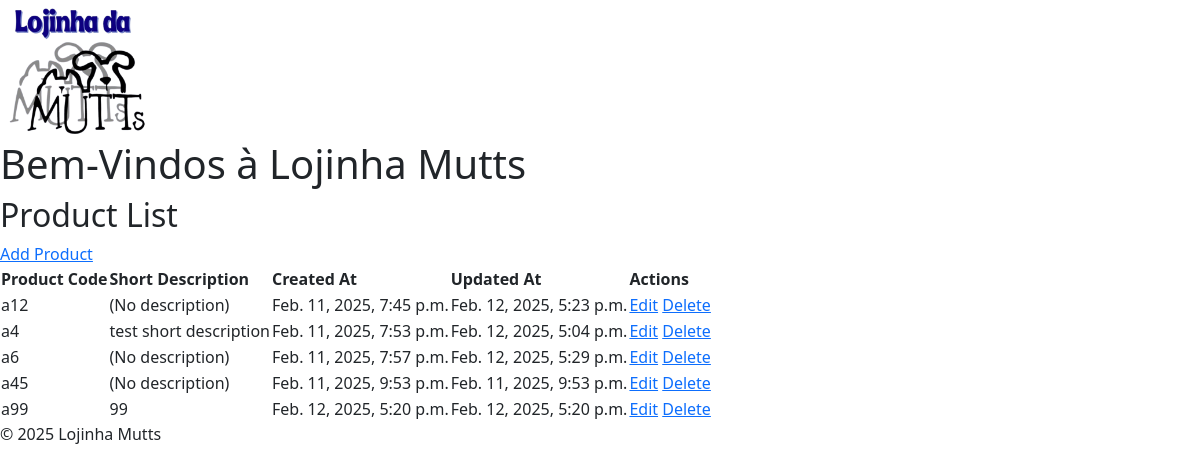
Screenshot of /products/ with the database file from the repository.
### products/models.py (models this page shows, shortened)
class Product(models.Model):
    product_code = models.CharField(max_length=50, unique=True)
    product_short_description = models.CharField(max_length=255, blank=True, null=True)
    product_description_long = models.TextField(blank=True, null=True)
    product_category = models.ForeignKey(Category, on_delete=models.SET_NULL, null=True)
    product_unit_price = models.DecimalField(max_digits=10, decimal_places=2, validators=[MinValueValidator(0)])
    product_stock = models.IntegerField(default=0)
    product_thumbnail_url = models.CharField(max_length=500, blank=True, null=True)
    product_brand = models.CharField(max_length=100, blank=True, null=True)
    product_sku = models.CharField(max_length=100, unique=True)
    product_dimensions = models.CharField(max_length=255, blank=True, null=True)  # Displayed dimension
    product_weight = models.DecimalField(max_digits=10, decimal_places=2, null=True, blank=True)
    product_height = models.DecimalField(max_digits=10, decimal_places=2, validators=[MinValueValidator(0)])
    product_width = models.DecimalField(max_digits=10, decimal_places=2, validators=[MinValueValidator(0)])
    product_length = models.DecimalField(max_digits=10, decimal_places=2, validators=[MinValueValidator(0)])
    product_image_url = models.ImageField(upload_to='products/', blank=True, null=True)
    product_created_at = models.DateTimeField(auto_now_add=True)
    product_updated_at = models.DateTimeField(auto_now=True)
    product_is_active = models.BooleanField(default=True)

### products/views.py (the view)
# urls.py: path('', product_list, name='product_list'),
def product_list(request):
    print("🟢 Loading Product List Page")  # Debug log
    products = Product.objects.all()
    return render(request, 'products/product_list.html', {'products': products})

### products/templates/products/product_list.html
{% extends "base.html" %}
{% block content %}
<h2>Product List</h2>
<a href="{% url 'product_create' %}">Add Product</a>
<table>
    <tr>
        <th>Product Code</th>
        <th>Short Description</th>
        <th>Created At</th>
        <th>Updated At</th>
        <th>Actions</th>
    </tr>
    {% for product in products %}
    <tr>
        <td>{{ product.product_code }}</td>
        <td>{{ product.product_short_description|default:"(No description)" }}</td>
        <td>{{ product.product_created_at }}</td>
        <td>{{ product.product_updated_at }}</td>
        <td>
            <a href="{% url 'product_update' product.pk %}">Edit</a>
            <a href="{% url 'product_delete' product.pk %}">Delete</a>
        </td>
    </tr>
    {% empty %}
    <tr><td colspan="5">No products available.</td></tr>
    {% endfor %}
</table>
{% endblock %}

### templates/base.html (shortened to what this page needs)
{% load static %}
<!DOCTYPE html>
<html lang="en">
<head>
    <img src="{% static 'images/lojinhamutts_removebg.png' %}" alt="Lojinha Mutts" width="150">
    <link rel="stylesheet" href="https://cdn.jsdelivr.net/npm/bootstrap@5.3.0/dist/css/bootstrap.min.css">
</head>
<body>
    <header>
        <h1>Bem-Vindos à Lojinha Mutts</h1>
    </header>
    <main>
        {% block content %}
        {% endblock %}
    </main>
    <footer>
        <p>&copy; 2025 Lojinha Mutts</p>
    </footer>
</body>
</html>

### rows the page displays
Product: product_code "a12", product_short_description "(No description)", product_created_at "Feb. 11, 2025, 7:45 p.m.", product_updated_at "Feb. 12, 2025, 5:23 p.m."
Product: product_code "a4", product_short_description "test short description", product_created_at "Feb. 11, 2025, 7:53 p.m.", product_updated_at "Feb. 12, 2025, 5:04 p.m."
Product: product_code "a6", product_short_description "(No description)", product_created_at "Feb. 11, 2025, 7:57 p.m.", product_updated_at "Feb. 12, 2025, 5:29 p.m."
Product: product_code "a45", product_short_description "(No description)", product_created_at "Feb. 11, 2025, 9:53 p.m.", product_updated_at "Feb. 11, 2025, 9:53 p.m."
Product: product_code "a99", product_short_description "99", product_created_at "Feb. 12, 2025, 5:20 p.m.", product_updated_at "Feb. 12, 2025, 5:20 p.m."
